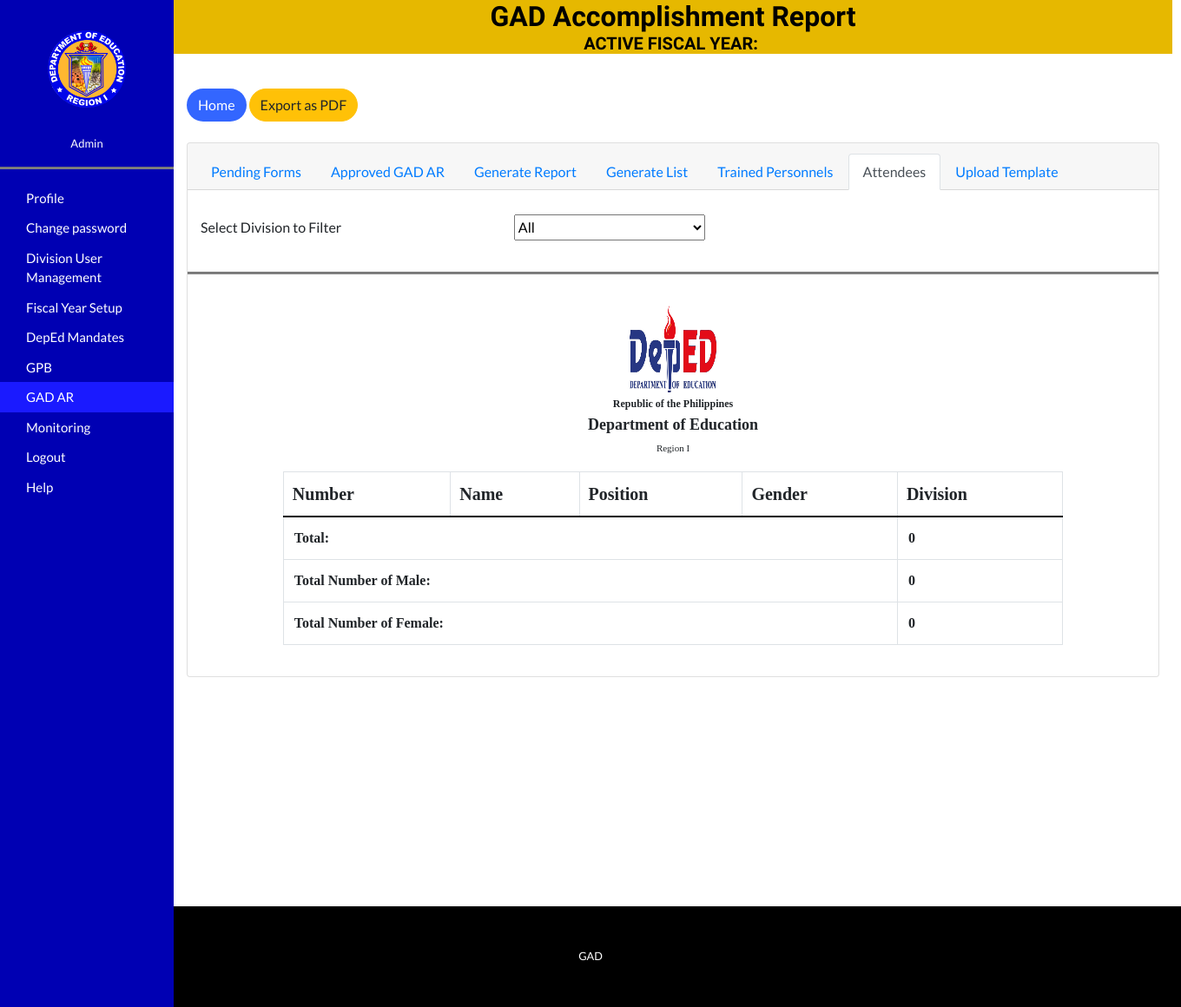
/Regional/attendees.php (signed in), run on an earlier commit of the app's database.
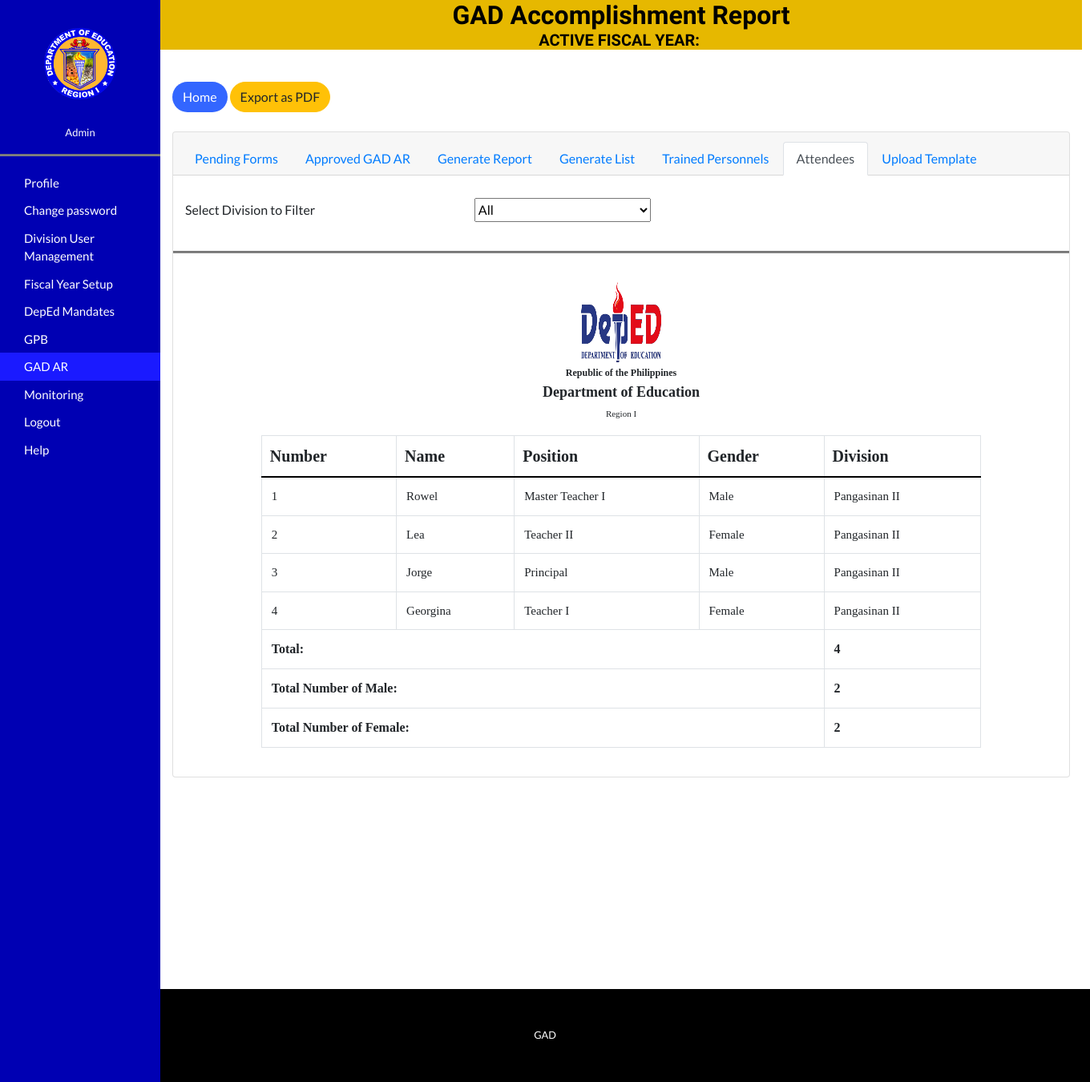
And on a later commit of the database.
### tables this page shows
CREATE TABLE `attendees` (
  `id` int(11) NOT NULL AUTO_INCREMENT,
  `name` varchar(500) NOT NULL,
  `position` varchar(500) NOT NULL,
  `gender` varchar(100) NOT NULL,
  `division` varchar(100) NOT NULL,
  `date_sub` datetime NOT NULL DEFAULT current_timestamp(),
  `mandate` varchar(500) NOT NULL,
  PRIMARY KEY (`id`)
);

### Regional/attendees.php (the view, shortened to what the changed rows need)
<?php session_start();
  require('../connect.php');
$query_at = mysqli_query($conn,"SELECT * FROM attendees ORDER BY id");
$query_male = mysqli_query($conn,"SELECT * FROM attendees WHERE gender='Male'");
$query_female = mysqli_query($conn,"SELECT * FROM attendees WHERE gender='Female'");
?>
<!DOCTYPE html>
<html lang="en">
  <head>
    <link href="vendor/bootstrap/css/bootstrap.min.css" rel="stylesheet">
    <link href="css/one-page-wonder.min.css" rel="stylesheet">
  </head>
  <body>
    <div class="container-fluid">
    <div class="row flex-nowrap">
        <div class="main">
 <center><h2 style="color: black; background-color: #e6b800;">GAD Accomplishment Report <br> <p style="font-size: 20px;">ACTIVE FISCAL YEAR:&nbsp;<?php echo $_SESSION['code']; ?></p></h2></center>
 <br>
<div class="container-fluid">
  <br><br>
<div class="d-flex justify-content-center">
    <fieldset>
  <div class="row">
    <div class="container-fluid">
<div class="card" style="width: 70rem;">
    <br>
  <div class="card-body" id="invoice">
    <center>
    <table class="table table-bordered col-sm-10"  id="table_gad">
        <tr>
            <th style='padding: 10px; border-bottom: 2px solid black; font-size: 20px;' class="fonts-fam">Number</th>
            <th style='padding: 10px; border-bottom: 2px solid black; font-size: 20px;' class="fonts-fam">Name</th>
            <th style='padding: 10px; border-bottom: 2px solid black; font-size: 20px;' class="fonts-fam">Position</th>
            <th style='padding: 10px; border-bottom: 2px solid black; font-size: 20px;' class="fonts-fam">Gender</th>
            <th style='padding: 10px; border-bottom: 2px solid black; font-size: 20px;' class="fonts-fam">Division</th>
          </tr>
          <?php
            $count=1;
            while($row = mysqli_fetch_assoc($query_at)){
              echo "<tr>";
              echo "<td style='font-size: 15px' class='fonts-fam'>".$count."</td>";
              echo "<td style='font-size: 15px' class='fonts-fam'>".$row['name']."</td>";
              echo "<td style='font-size: 15px' class='fonts-fam'>".$row['position']."</td>";
              echo "<td style='font-size: 15px' class='fonts-fam'>".$row['gender']."</td>";
              echo "<td style='font-size: 15px' class='fonts-fam'>".$row['division']."</td>";
              echo "</tr>";
              $count++;
            }
          ?>
          <tr>
            <td class="fonts-fam"><b><?php echo mysqli_num_rows($query_at); ?></b></td>
          </tr>
          <tr>
             <td class="fonts-fam"><b><?php echo mysqli_num_rows($query_male); ?></b></td>
          </tr>
           <tr>
             <td class="fonts-fam"><b><?php echo mysqli_num_rows($query_female); ?></b></td>
          </tr>
      </table></center>
  </div>
  </div>
</div>
   </div>
 </fieldset>
</div>
</div>
</div>
  </div>
   </div>
<br><br><br><br><br><br><br><br><br><br><br>
</body>
</html>

What changed in the data, as far as the page shows it:
added attendees: name "Rowel", position "Master Teacher I", gender "Male", division "Pangasinan II"
added attendees: name "Lea", position "Teacher II", gender "Female", division "Pangasinan II"
added attendees: name "Jorge", position "Principal", gender "Male", division "Pangasinan II"
added attendees: name "Georgina", position "Teacher I", gender "Female", division "Pangasinan II"
Also different on the page:
mysqli_num_rows($query_at): "0" → "4"
mysqli_num_rows($query_male): "0" → "2"
mysqli_num_rows($query_female): "0" → "2"
